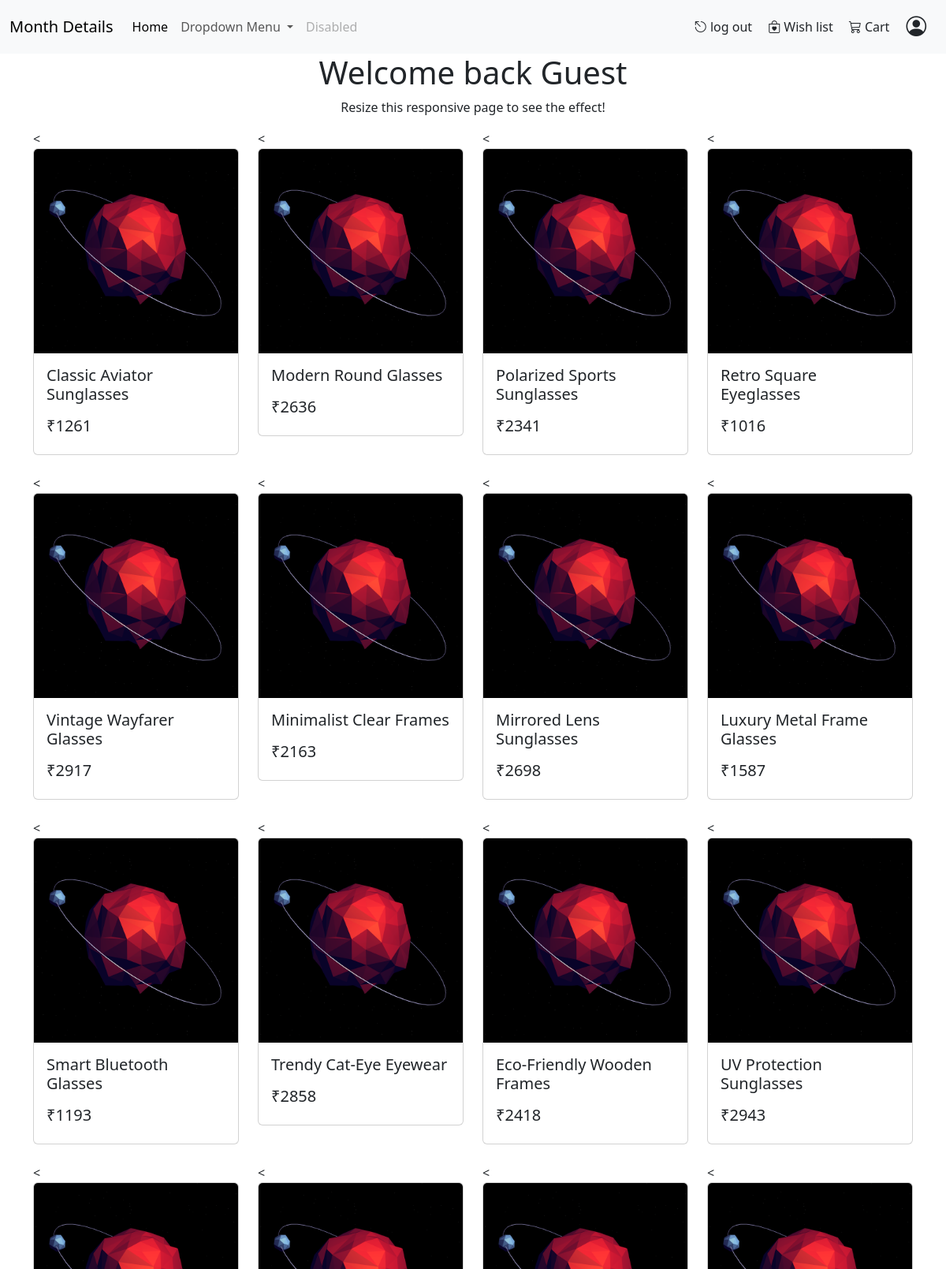
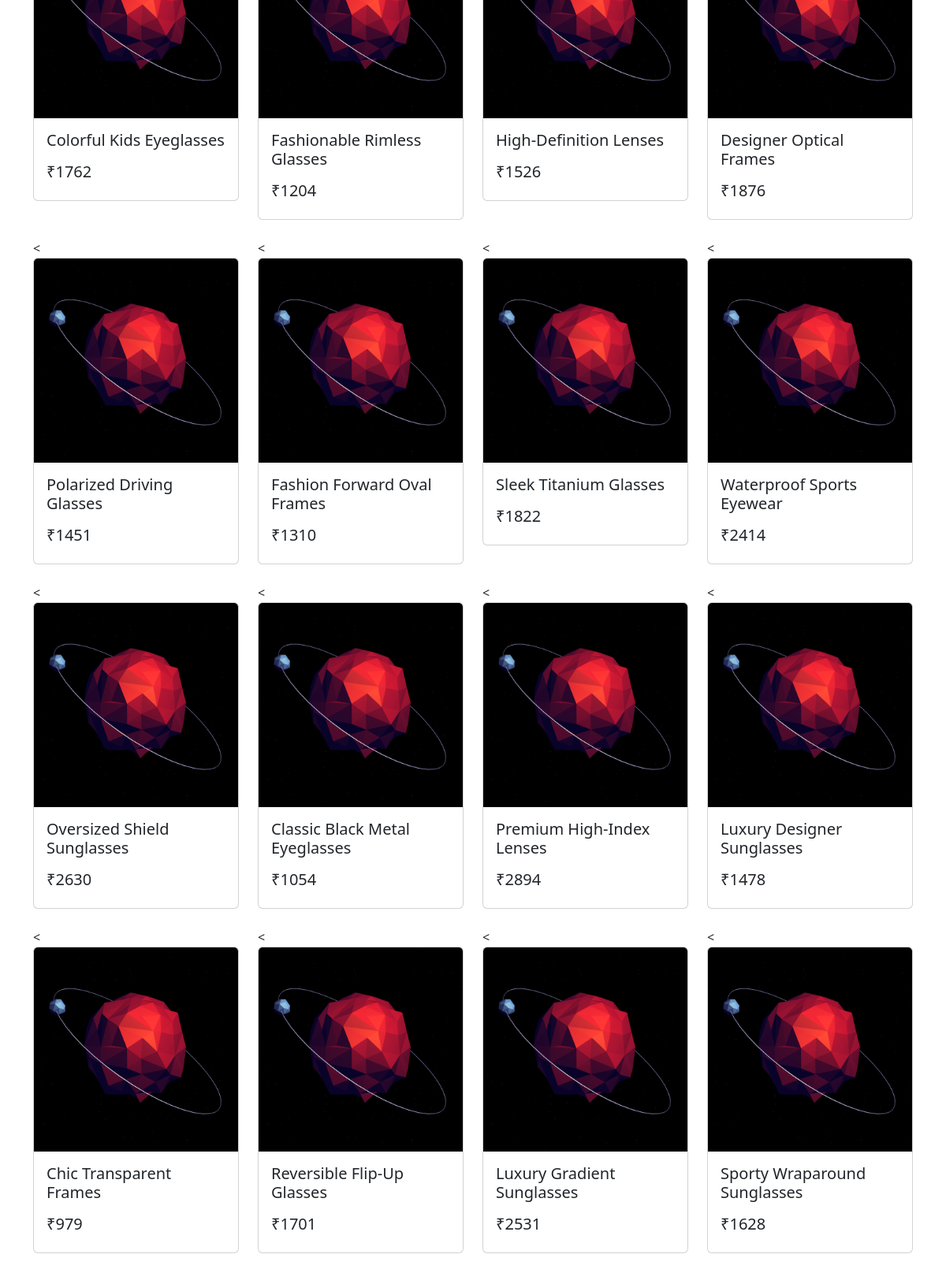
The page / (upper part) on the database its author committed (2 pictures, top to bottom).
### optical_main/models.py (models this page shows, shortened)
class Product(models.Model):
    CATEGORY_CHOICES = [
        ('EYEWEAR', 'Eyewear'),
        ('SUNGLASSES', 'Sunglasses'),
        ('READING_GLASS', 'Reading Glass'),
        ('OTHERS', 'Others'),
    ]
    MATERIAL_CHOICES = [
        ('PLASTIC', 'Plastic'),
        ('METAL', 'Metal'),
        ('COMPOSITE', 'Composite'),
    ]
    name = models.CharField(max_length=50, unique=True, help_text="Enter the product name")
    brand = models.CharField(max_length=50, help_text="Enter the brand name")
    description = models.TextField(help_text="Enter a description of the product")
    MRP = models.IntegerField(validators=[MinValueValidator(0)],default=0, help_text="Enter the maximum retail price")
    category = models.CharField(max_length=20, choices=CATEGORY_CHOICES,default='OTHERS', help_text="Select the product category")
    material = models.CharField(max_length=10, choices=MATERIAL_CHOICES, help_text="Select the material")
    lens = models.CharField(max_length=20, blank=True, help_text="Enter the lens type (if applicable)")
    stock = models.IntegerField(validators=[MinValueValidator(0)], help_text="Enter the stock quantity")
    discount = models.DecimalField(max_digits=5, decimal_places=2, validators=[MinValueValidator(0), MaxValueValidator(100)],default=0, help_text="Enter the discount percentage")
    date = models.DateField(default=datetime.date.today, help_text="Enter the date of addition")
    class Meta:
        verbose_name = "Product"
        verbose_name_plural = "Products"

### optical_main/views.py (the view)
# urls.py: path('',views.main,name='main'),
def main(request):
    p=Product.objects.all()
    if request.user.is_authenticated:
        if request.user.pk==1:
            user=Customer.objects.get(id=request.user.pk)
        else:
            user=Customer.objects.get(id=(int(request.user.pk)-1))
        return render(request,'Optical_main/home.html',{'dir':p,'c_user':user.first_name})
    else:
        return render(request,'Optical_main/home.html',{'dir':p})

### optical_main/Templates/Optical_main/home.html (shortened to what this page needs)
<!DOCTYPE html>
<html lang="en">
<head>
    <link href="https://cdn.jsdelivr.net/npm/bootstrap@5.3.2/dist/css/bootstrap.min.css" rel="stylesheet">
    <link rel="stylesheet" href="https://cdn.jsdelivr.net/npm/bootstrap@5.3.3/dist/css/bootstrap.min.css">
    {% load static %}
</head>
<body>
 {% include 'Optical_main/nav-bar.html' %}
<div class="jumbotron text-center">
  <h1>Welcome back {{c_user|default:"Guest"}}</h1>
  <p>Resize this responsive page to see the effect!</p>
</div>
<div class="container">
  <div class="row gy-4">
    {% for id in dir %}
    <div class="col-3">
      <<a href="{% url "product_details" id.id %}" class="card card-style" style="text-decoration: none;">
          <div class="image-container">
              <img src="{% static 'optical_main/2.png' %}" class="card-img-top">
          </div>
          <div class="card-body">
              <h5 class="card-title">{{ id.name }}</h5>
              <h5>₹{{id.MRP}}</h5>
          </div>
        </a>
  </div>
    {% endfor %}
  </div>
</div>
</body>
</html>
 </body>
</html>

### rows shown on the page
Product: name "Classic Aviator Sunglasses", MRP "1261"
Product: name "Modern Round Glasses", MRP "2636"
Product: name "Polarized Sports Sunglasses", MRP "2341"
Product: name "Retro Square Eyeglasses", MRP "1016"
Product: name "Vintage Wayfarer Glasses", MRP "2917"
Product: name "Minimalist Clear Frames", MRP "2163"
Product: name "Mirrored Lens Sunglasses", MRP "2698"
Product: name "Luxury Metal Frame Glasses", MRP "1587"
Product: name "Smart Bluetooth Glasses", MRP "1193"
Product: name "Trendy Cat-Eye Eyewear", MRP "2858"
Product: name "Eco-Friendly Wooden Frames", MRP "2418"
Product: name "UV Protection Sunglasses", MRP "2943"
Product: name "Colorful Kids Eyeglasses", MRP "1762"
Product: name "Fashionable Rimless Glasses", MRP "1204"
Product: name "High-Definition Lenses", MRP "1526"
Product: name "Designer Optical Frames", MRP "1876"
Product: name "Polarized Driving Glasses", MRP "1451"
Product: name "Fashion Forward Oval Frames", MRP "1310"
Product: name "Sleek Titanium Glasses", MRP "1822"
Product: name "Waterproof Sports Eyewear", MRP "2414"
Product: name "Oversized Shield Sunglasses", MRP "2630"
Product: name "Classic Black Metal Eyeglasses", MRP "1054"
Product: name "Premium High-Index Lenses", MRP "2894"
Product: name "Luxury Designer Sunglasses", MRP "1478"
Product: name "Chic Transparent Frames", MRP "979"
Product: name "Reversible Flip-Up Glasses", MRP "1701"
Product: name "Luxury Gradient Sunglasses", MRP "2531"
Product: name "Sporty Wraparound Sunglasses", MRP "1628"

### other values the page prints
{{ c_user|default:"Guest" }} "Guest"
